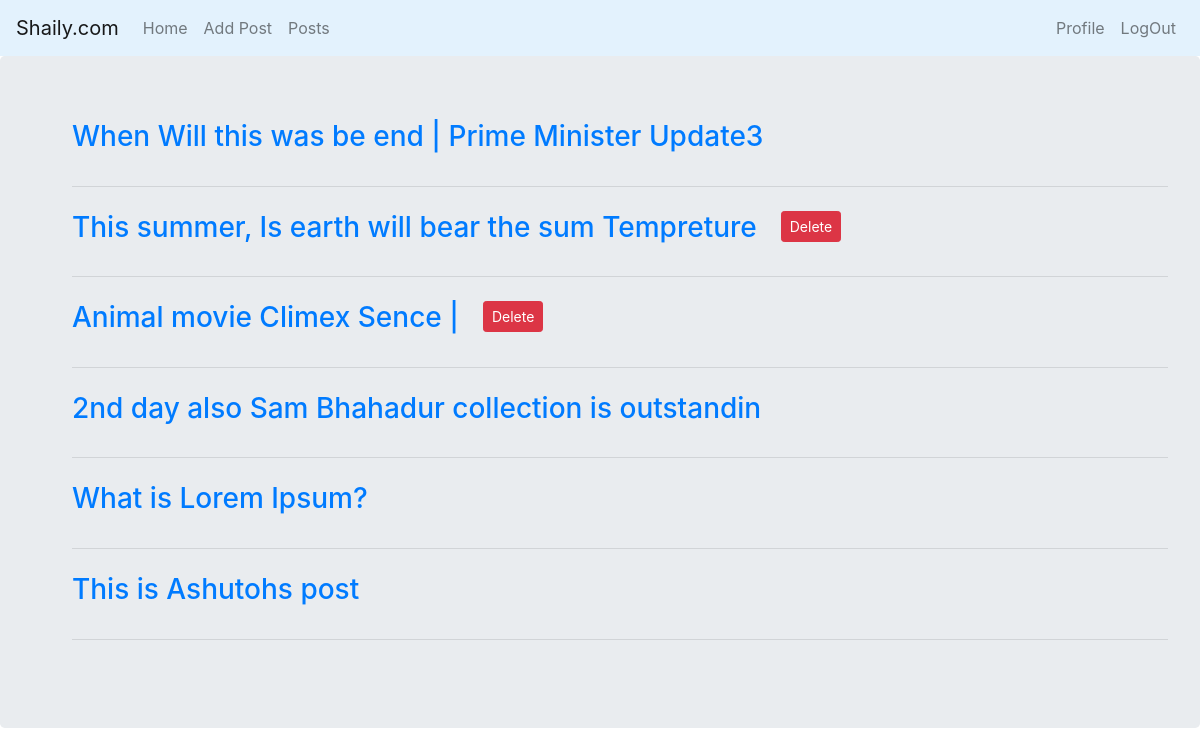
Screenshot of / (signed in) with the database file from the repository.
### testapp/models.py (models this page shows, shortened)
class Post(models.Model):
    title=models.CharField(max_length=100)
    body=models.TextField()
    author=models.ForeignKey(User,on_delete=models.CASCADE)
    like = models.ManyToManyField(User, related_name='like', blank=True)

### testapp/views.py (the view)
# urls.py: path('', views.home, name='home'),
def home(request):
    post = Post.objects.all()
    return render(request, 'index.html', {'posts': post})

### templates/index.html (shortened to what this page needs)
<!DOCTYPE html>
{% extends 'base.html' %}
{% block body_block %}
<html lang="en">
<head>
</head>
<body>
    <div class="jumbotron">
        <ul>
            {% for post in posts %}
            <li class="d-flex">
                <div><a href="/post/{{post.id}}">
                        <h3 class="display-5">{{post.title |capfirst }} </h3>
                    </a></div>
                {% if user.id == post.author.id %}
                <div class="ml-4"> <a class=" btn btn-danger btn-sm" href="{% url 'delete_post' post.id %}">Delete</a>
                </div>
                {% endif %}
            </li>
            <hr class="my-4">
            {% endfor %}
        </ul>
    </div>
</body>
{% endblock %}

### rows the page displays
Post: title "When Will this was be end | Prime Minister Update3"
Post: title "This summer, Is earth will bear the sum Tempreture", shows "Delete"
Post: title "Animal movie Climex Sence |", shows "Delete"
Post: title "2nd day also Sam Bhahadur collection is outstandin"
Post: title "What is Lorem Ipsum?"
Post: title "This is Ashutohs post"
